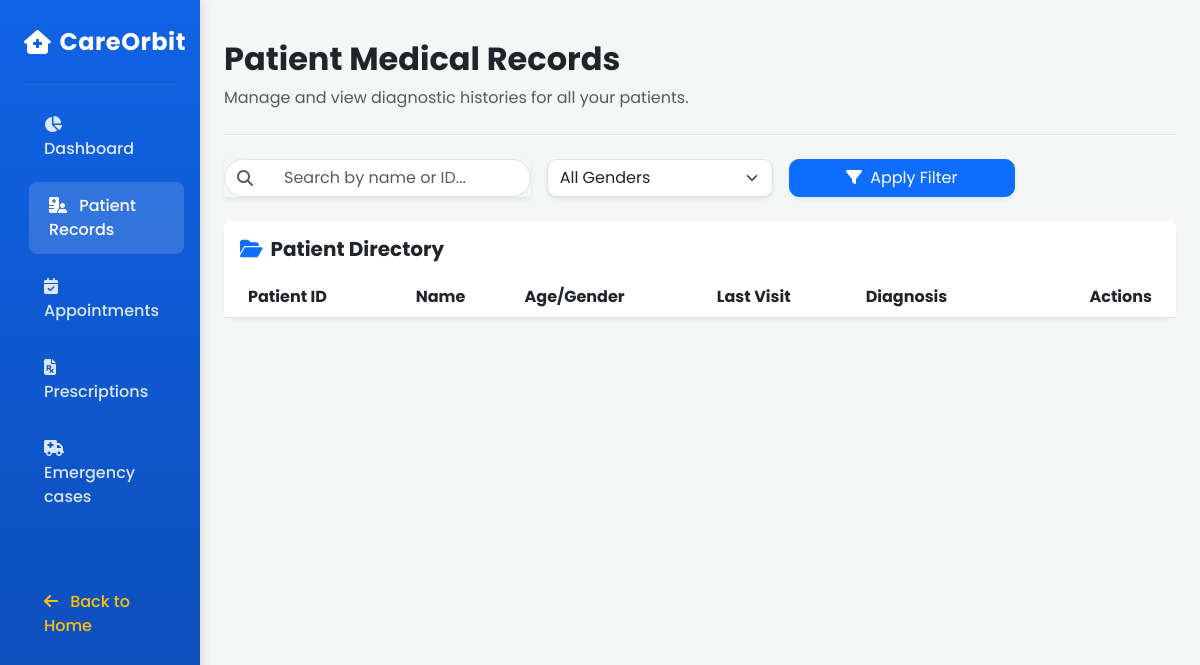
Before: /patient-records with the older database file.
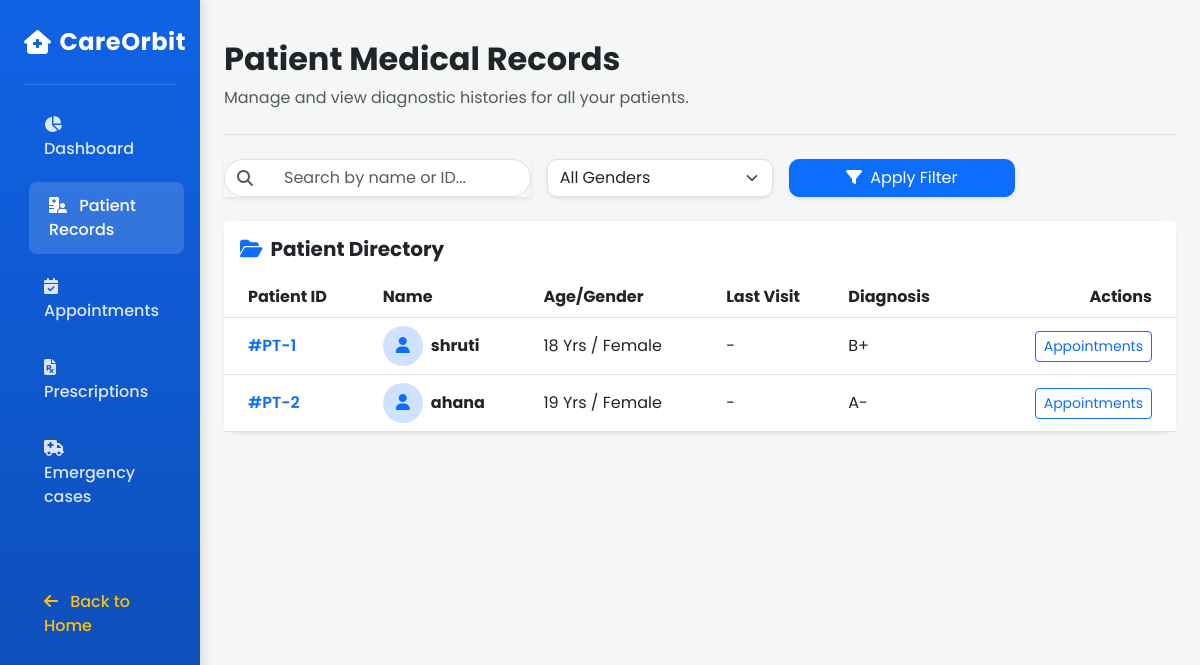
After: the same page with the newer database file.
### models.py (models this page shows)
class Patient(db.Model):
    id = db.Column(db.Integer, primary_key=True)
    full_name = db.Column(
        db.String(150),
        nullable=False
    )
    email = db.Column(
        db.String(150),
        unique=True,
        nullable=False
    )
    password = db.Column(
        db.String(255),
        nullable=False
    )
    age = db.Column(
        db.Integer,
        nullable=False
    )
    gender = db.Column(
        db.String(20),
        nullable=False
    )
    phone = db.Column(
        db.String(20),
        nullable=True
    )
    blood_group = db.Column(
        db.String(10),
        nullable=True
    )
    address = db.Column(
        db.Text,
        nullable=True
    )
    medical_history = db.Column(
        db.Text,
        nullable=True
    )

### app.py (the view)
@app.route("/patient-records")
def patient_records():
    patients = Patient.query.all()
    for p in patients:
        print(
            "ID:",
            p.id,
            "Name:",
            p.full_name
        )
    return render_template(
        "patient_records.html",
        patients=patients
    )

### templates/patient_records.html (shortened to what the changed rows need)
<!DOCTYPE html>
<html lang="en">
<head>
    <link href="https://cdn.jsdelivr.net/npm/bootstrap@5.3.0/dist/css/bootstrap.min.css" rel="stylesheet">
    <link rel="stylesheet" href="https://cdnjs.cloudflare.com/ajax/libs/font-awesome/6.4.0/css/all.min.css">
</head>
<body>
<div class="container-fluid">
    <div class="row">
        <main class="col-md-9 ms-sm-auto col-lg-10 px-md-4 py-4">
            <div class="d-flex justify-content-between flex-wrap flex-md-nowrap align-items-center pt-3 pb-2 mb-4 border-bottom">
                <div>
                    <h1 class="h2 fw-bold text-dark">Patient Medical Records</h1>
                </div>
            </div>
            <div class="card record-card shadow-sm">
                <div class="card-body p-0">
                    <div class="table-responsive">
                        <table class="table table-hover align-middle mb-0">
                            <thead>
                                <tr>
                                    <th class="ps-4">Patient ID</th>
                                    <th>Name</th>
                                    <th>Age/Gender</th>
                                    <th>Last Visit</th>
                                    <th>Diagnosis</th>
                                    <th class="text-end pe-4">Actions</th>
                                </tr>
                            </thead>
                            <tbody>
{% for patient in patients %}
<tr>
    <td class="ps-4 fw-semibold text-primary">
        #PT-{{ patient.id }}
    </td>
    <td>
        <div class="d-flex align-items-center">
            <div class="avatar me-2 bg-primary-subtle rounded-circle p-2 text-center"
                 style="width:40px;height:40px;">
                <i class="fa-solid fa-user text-primary"></i>
            </div>
            <span class="fw-bold text-dark">
                {{ patient.full_name }}
            </span>
        </div>
    </td>
    <td>{{ patient.age }} Yrs / {{ patient.gender }}</td>
    <td>-</td>
    <td>{{ patient.blood_group or "N/A" }}</td>
    <td class="text-end pe-4">
        <a href="/appointments/{{ patient.id }}"
           class="btn btn-sm btn-outline-primary">
            Appointments
        </a>
    </td>
</tr>
{% endfor %}
</tbody>
                        </table>
                    </div>
                </div>
            </div>
        </main>
    </div>
</div>
</body>
</html>

Changed rows visible on the page:
added Patient: id "1", full_name "shruti", age "18", gender "Female", blood_group "B+"
added Patient: id "2", full_name "ahana", age "19", gender "Female", blood_group "A-"
